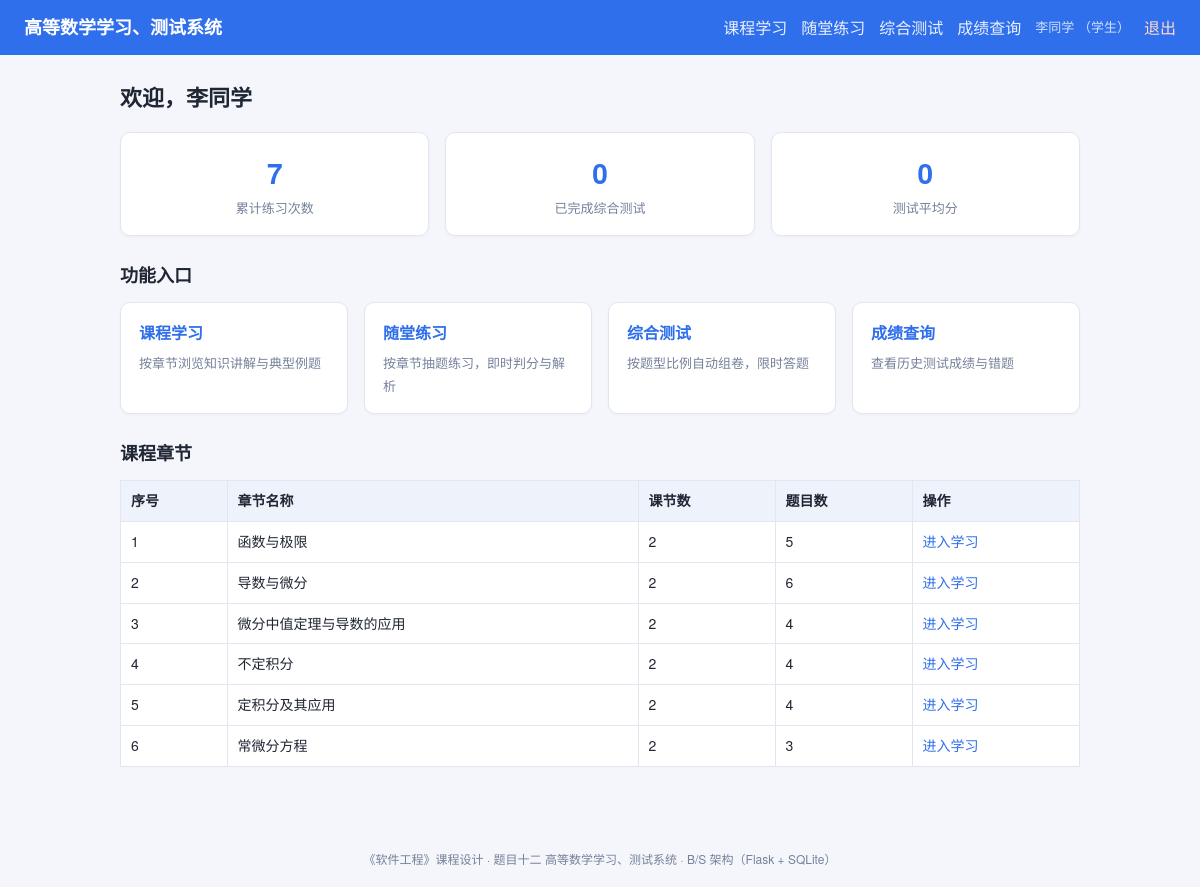
The app's page / (signed in) with its own data.
### tables this page shows
CREATE TABLE user (
    id            INTEGER PRIMARY KEY AUTOINCREMENT,
    username      TEXT UNIQUE NOT NULL,
    password_hash TEXT NOT NULL,
    role          TEXT NOT NULL DEFAULT 'student',   -- student / teacher / admin
    real_name     TEXT,
    created_at    TEXT DEFAULT (datetime('now','localtime'))
);

CREATE TABLE chapter (
    id         INTEGER PRIMARY KEY AUTOINCREMENT,
    name       TEXT NOT NULL,
    sort_order INTEGER DEFAULT 0
);

### app.py (the view)
    @app.route("/")
    @login_required
    def index():
        user = current_user()
        db = get_db()
        practice_cnt = db.execute(
            "SELECT COUNT(*) c FROM practice_record WHERE user_id=?", (user["id"],)
        ).fetchone()["c"]
        paper_cnt = db.execute(
            "SELECT COUNT(*) c FROM paper WHERE user_id=? AND status='submitted'",
            (user["id"],),
        ).fetchone()["c"]
        avg = db.execute(
            "SELECT AVG(got_score) a FROM paper WHERE user_id=? AND status='submitted'",
            (user["id"],),
        ).fetchone()["a"]
        chapters = db.execute(
            "SELECT c.*, (SELECT COUNT(*) FROM lesson l WHERE l.chapter_id=c.id) lesson_cnt,"
            " (SELECT COUNT(*) FROM question q WHERE q.chapter_id=c.id) q_cnt"
            " FROM chapter c ORDER BY sort_order"
        ).fetchall()
        return render_template(
            "index.html", user=user, practice_cnt=practice_cnt,
            paper_cnt=paper_cnt, avg=round(avg, 1) if avg else 0,
            chapters=chapters,
        )

### app.py (called while the page is built)
def current_user():
    if "user_id" not in session:
        return None
    if getattr(g, "_current_user", None) is None:
        row = get_db().execute(
            "SELECT * FROM user WHERE id=?", (session["user_id"],)
        ).fetchone()
        g._current_user = row
    return g._current_user

def login_required(view):
    @wraps(view)
    def wrapped(*args, **kwargs):
        if current_user() is None:
            flash("请先登录", "warning")
            return redirect(url_for("login"))
        return view(*args, **kwargs)
    return wrapped

### db.py (called while the page is built)
def get_db():
    if "db" not in g:
        g.db = sqlite3.connect(current_app.config["DATABASE"])
        g.db.row_factory = sqlite3.Row
        g.db.execute("PRAGMA foreign_keys = ON")
    return g.db

### templates/index.html
{% extends "base.html" %}
{% block content %}
<h2>欢迎，{{ current_user['real_name'] or current_user['username'] }}</h2>
<div class="cards">
  <div class="card stat">
    <div class="stat-num">{{ practice_cnt }}</div>
    <div class="stat-label">累计练习次数</div>
  </div>
  <div class="card stat">
    <div class="stat-num">{{ paper_cnt }}</div>
    <div class="stat-label">已完成综合测试</div>
  </div>
  <div class="card stat">
    <div class="stat-num">{{ avg }}</div>
    <div class="stat-label">测试平均分</div>
  </div>
</div>
<h3>功能入口</h3>
<div class="cards">
  <a class="card entry" href="{{ url_for('learning') }}">
    <h4>课程学习</h4><p>按章节浏览知识讲解与典型例题</p></a>
  <a class="card entry" href="{{ url_for('practice') }}">
    <h4>随堂练习</h4><p>按章节抽题练习，即时判分与解析</p></a>
  <a class="card entry" href="{{ url_for('test_form') }}">
    <h4>综合测试</h4><p>按题型比例自动组卷，限时答题</p></a>
  <a class="card entry" href="{{ url_for('scores') }}">
    <h4>成绩查询</h4><p>查看历史测试成绩与错题</p></a>
</div>
<h3>课程章节</h3>
<table class="table">
  <thead><tr><th>序号</th><th>章节名称</th><th>课节数</th><th>题目数</th><th>操作</th></tr></thead>
  <tbody>
  {% for c in chapters %}
    <tr>
      <td>{{ loop.index }}</td>
      <td>{{ c['name'] }}</td>
      <td>{{ c['lesson_cnt'] }}</td>
      <td>{{ c['q_cnt'] }}</td>
      <td><a href="{{ url_for('learning_chapter', cid=c['id']) }}">进入学习</a></td>
    </tr>
  {% endfor %}
  </tbody>
</table>
{% endblock %}

### templates/base.html (shortened to what this page needs)
<!DOCTYPE html>
<html lang="zh-CN">
<head>
  <link rel="stylesheet" href="{{ url_for('static', filename='style.css') }}">
</head>
<body>
<header class="topbar">
  <div class="brand"><a href="{{ url_for('index') }}">高等数学学习、测试系统</a></div>
  <nav class="nav">
    {% if current_user %}
      <a href="{{ url_for('learning') }}">课程学习</a>
      <a href="{{ url_for('practice') }}">随堂练习</a>
      <a href="{{ url_for('test_form') }}">综合测试</a>
      <a href="{{ url_for('scores') }}">成绩查询</a>
      <span class="user-info">{{ current_user['real_name'] or current_user['username'] }}
        （{% if current_user['role']=='admin' %}管理员{% elif current_user['role']=='teacher' %}教师{% else %}学生{% endif %}）
      </span>
      <a class="logout" href="{{ url_for('logout') }}">退出</a>
    {% else %}
      <a href="{{ url_for('login') }}">登录</a>
      <a href="{{ url_for('register') }}">注册</a>
    {% endif %}
  </nav>
</header>
<main class="container">
  {% block content %}{% endblock %}
</main>
<footer class="footer">
  《软件工程》课程设计 · 题目十二 高等数学学习、测试系统 · B/S 架构（Flask + SQLite）
</footer>
</body>
</html>

### static/style.css (style rules this page uses)
:root { --primary: #2f6feb; --primary-dark: #1f56c4; --bg: #f4f6fb; --card: #ffffff; --border: #e2e6ef; --text: #202634; --muted: #76809a; --green: #1a9e6a; --red: #d8452f; }
* { box-sizing: border-box; }
body { margin: 0; font-family: "Microsoft YaHei", "PingFang SC", "Helvetica Neue", Arial, sans-serif; background: var(--bg); color: var(--text); line-height: 1.7; }
a { color: var(--primary); text-decoration: none; }
.topbar { display: flex; align-items: center; justify-content: space-between; flex-wrap: wrap; gap: 8px; padding: 12px 24px; background: var(--primary); color: #fff; }
.topbar .brand a { color: #fff; font-size: 18px; font-weight: 700; }
.nav { display: flex; align-items: center; flex-wrap: wrap; gap: 14px; }
.nav a { color: #eaf0ff; }
.nav .user-info { color: #cfe0ff; font-size: 13px; }
.nav .logout { color: #ffd9d0; }
.container { max-width: 1000px; margin: 24px auto; padding: 0 20px 40px; }
h2 { font-size: 22px; margin: 8px 0 16px; }
h3 { font-size: 18px; margin: 24px 0 12px; }
.cards { display: flex; flex-wrap: wrap; gap: 16px; margin-bottom: 8px; }
.card { background: var(--card); border: 1px solid var(--border); border-radius: 10px; padding: 16px 18px; box-shadow: 0 1px 3px rgba(20, 40, 80, .04); }
.card.stat { flex: 1 1 160px; text-align: center; }
.stat-num { font-size: 28px; font-weight: 700; color: var(--primary); }
.stat-label { font-size: 13px; color: var(--muted); }
.card.entry { flex: 1 1 210px; display: block; color: var(--text); }
.card.entry h4 { margin: 0 0 6px; color: var(--primary); }
.card.entry p { margin: 0; font-size: 13px; color: var(--muted); }
.table { width: 100%; border-collapse: collapse; background: var(--card); font-size: 14px; }
.table th, .table td { border: 1px solid var(--border); padding: 8px 10px; text-align: left; vertical-align: top; }
.table th { background: #eef2fb; }
.footer { text-align: center; color: var(--muted); font-size: 12px; padding: 18px; }

### records on screen
user: real_name "李同学"
chapter: name "函数与极限", lesson_cnt "2", q_cnt "5"
chapter: name "导数与微分", lesson_cnt "2", q_cnt "6"
chapter: name "微分中值定理与导数的应用", lesson_cnt "2", q_cnt "4"
chapter: name "不定积分", lesson_cnt "2", q_cnt "4"
chapter: name "定积分及其应用", lesson_cnt "2", q_cnt "4"
chapter: name "常微分方程", lesson_cnt "2", q_cnt "3"

### other values on screen
{{ practice_cnt }} "7"
{{ paper_cnt }} "0"
{{ avg }} "0"
